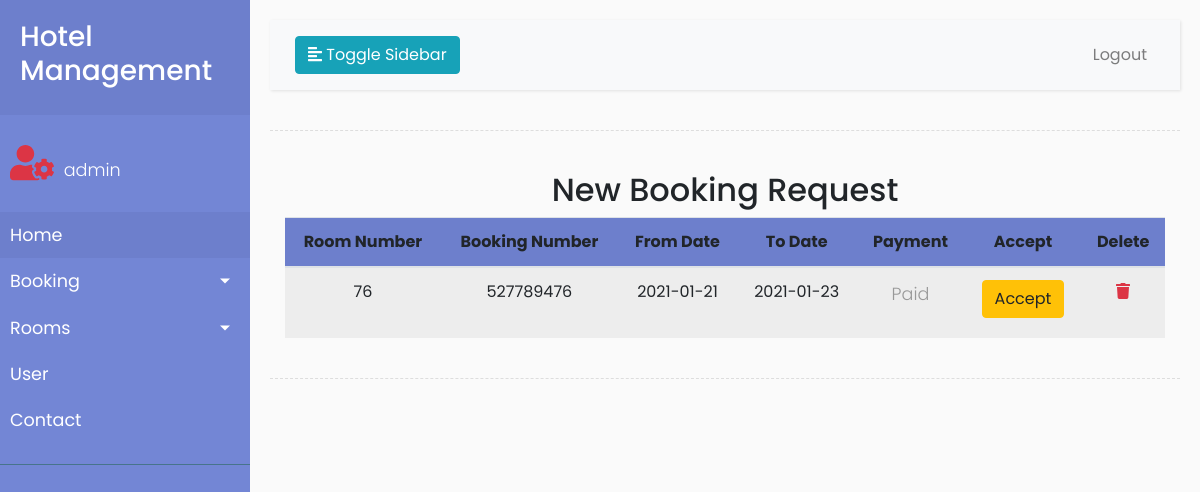
The page /admin/new_booking.php (signed in) on the database its author committed.
### tables this page shows
CREATE TABLE `room_booking` (
  `id` int(11) NOT NULL,
  `BookingNumber` bigint(12) DEFAULT NULL,
  `userEmail` varchar(200) NOT NULL,
  `roomId` int(11) DEFAULT NULL,
  `FromDate` varchar(20) DEFAULT NULL,
  `ToDate` varchar(20) DEFAULT NULL,
  `message` varchar(255) DEFAULT NULL,
  `Status` varchar(11) DEFAULT NULL,
  `PostingDate` timestamp NOT NULL DEFAULT current_timestamp(),
  `LastUpdationDate` timestamp NULL DEFAULT NULL ON UPDATE current_timestamp(),
  `payment` varchar(11) NOT NULL DEFAULT '0'
);

### admin/new_booking.php (the view, shortened to what this page needs)
<!DOCTYPE html>
<html>
<head>
  <link rel="stylesheet" href="https://stackpath.bootstrapcdn.com/bootstrap/4.1.0/css/bootstrap.min.css">
  <link rel="stylesheet" href="style.css">
</head>
<body>
	<div class="wrapper">
   <?php
   include_once 'side_bar.php';
   ?>
   <div id="content">
    <nav class="navbar navbar-expand-lg navbar-light bg-light">
      <div class="container-fluid">
        <button type="button" id="sidebarCollapse" class="btn btn-info">
          <i class="fas fa-align-left"></i>
          <span>Toggle Sidebar</span>
        </button>
        <div class="collapse navbar-collapse" id="navbarSupportedContent">
          <ul class="nav navbar-nav ml-auto">
            <li class="nav-item">
              <a class="nav-link" href="admin_logout.php">Logout</a>
            </li>
          </ul>
        </div>
      </div>
    </nav>
    <div class="line"></div>
    <div class="col-md-12">
      <p class="text-center h2">New Booking Request</p>
      <table class="table table-striped table-hover">
        <thead style="background-color: #6d7fcc">
          <tr class="text-center">
            <th scope="col">Room Number</th>
            <th scope="col">Booking Number</th>
            <th scope="col">From Date</th>
            <th scope="col">To Date</th>
            <th scope="col">Payment</th>
            <th scope="col">Accept</th>
            <th scope="col">Delete</th>
          </tr>
        </thead>
        <?php
        $sql=$conn->query("SELECT * FROM room_booking WHERE Status='0'");
        while ($row=mysqli_fetch_array($sql) )
        {
          ?>
          <tr class="text-center">
            <td><?php echo $row['roomId']; ?></td>
            <td><?php echo $row['BookingNumber']; ?></td>
            <td><?php echo $row['FromDate']; ?></td>
            <td><?php echo $row['ToDate']; ?></td>
            <td><?php
            if ($row['payment'] !=0)
            {
              ?>
              <p>Paid</p>
              <?php
            }
            else
            {
              ?>
              <p >Not Paid</p>
              <?php
            }
            ?></td>
            <td><?php
            if ($row['Status']==0 && $row['payment']!=0) {
             ?>
             <a class="btn btn-warning" href="new_booking.php?accept=<?php echo $row['BookingNumber']; ?>">Accept</a>
             <?php
           }
          ?></td>
          <td><a href="new_booking.php?del=<?php echo $row['BookingNumber']; ?>"><i class="fas fa-trash text-danger"></i></a></td>
        </tr>
        <?php
      }
      ?>
    </table>
  </div>
  <div class="line"></div>
</body>
</html>

### admin/style.css (style rules this page uses)
body { font-family: 'Poppins', sans-serif; background: #fafafa; }
p { font-family: 'Poppins', sans-serif; font-size: 1.1em; font-weight: 300; line-height: 1.7em; color: #999; }
a, a:hover, a:focus { color: inherit; text-decoration: none; transition: all 0.3s; }
.navbar { padding: 15px 10px; background: #fff; border: none; border-radius: 0; margin-bottom: 40px; box-shadow: 1px 1px 3px rgba(0, 0, 0, 0.1); }
.line { width: 100%; height: 1px; border-bottom: 1px dashed #ddd; margin: 40px 0; }
.wrapper { display: flex; width: 100%; align-items: stretch; }
#content { width: 100%; padding: 20px; min-height: 100vh; transition: all 0.3s; }

### rows shown on the page
room_booking: roomId "76", BookingNumber "527789476", FromDate "2021-01-21", ToDate "2021-01-23", payment "Paid"

### other values the page prints
$user "admin"
